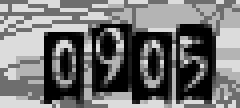
#> input picture testimgs/0905.png, 60 x 27 px (shown 4 times larger); its folder holds only this picture in this run
$ python test.py
#> lines starting #> are read from the running program, lines starting #| are printed output that depends on the picture
#> `files = []`: files = []
#> further down, img is the input picture: shape (27, 60); min 0, max 220, mean 115.1
### decaptcha.py
import cv2
import numpy as np
import os.path


def remove_background(img):
    img[img == 110] = 255
    img[img == 180] = 255
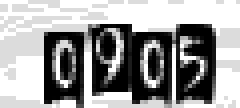
#> img: shape (27, 60) (shown 4 times larger); min 0, max 255, mean 156.5
    img[img == 220] = 255
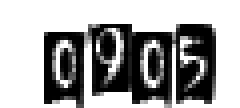
#> img: shape (27, 60) (shown 4 times larger); min 0, max 255, mean 163.9


def decaptcha(img):
    remove_background(img)
    prediction = ''
    for i in range(0, 4):
        min_diff = 10000
        min_diff_num = 0
        for n in range(0, 10):
            num_img = nums[n]
            roi = img[:, (i + 1) * 11: (i + 1) * 11 + num_img.shape[1]]
            diff = cv2.absdiff(num_img, roi)
            avg_diff = np.average(diff)
            if avg_diff < min_diff:
                min_diff = avg_diff
                min_diff_num = n
        prediction += str(min_diff_num)
#> after the loop, prediction = ''
    return prediction


nums = []
for i in range(0, 10):
    numFile = os.path.join('nums/', str(i)+'.png')
    numImg = cv2.imread(numFile, 0)
    nums.append(numImg)

### test.py
import cv2
from os import walk
import os.path
import decaptcha

files = []
for (_, _, filenames) in walk('testimgs/'):
    files.extend(filenames)

accurateNum = 0
for f in files:
    path = os.path.join('testimgs/', f)
    img = cv2.imread(path, 0)
#> (the run stopped early here; a loop or call above may not have finished)
